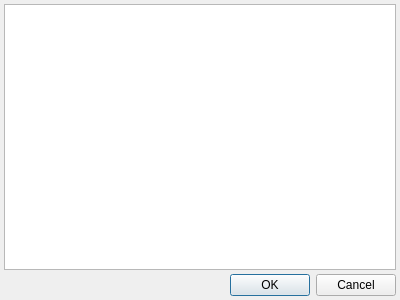
<?xml version="1.0" encoding="UTF-8"?>
<ui version="4.0">
 <class>CoAPOptionEditor</class>
 <widget class="QDialog" name="CoAPOptionEditor">
  <property name="geometry">
   <rect>
    <x>0</x>
    <y>0</y>
    <width>400</width>
    <height>300</height>
   </rect>
  </property>
  <property name="windowTitle">
   <string>Option Editor</string>
  </property>
  <layout class="QGridLayout" name="gridLayout">
   <property name="leftMargin">
    <number>4</number>
   </property>
   <property name="topMargin">
    <number>4</number>
   </property>
   <property name="rightMargin">
    <number>4</number>
   </property>
   <property name="bottomMargin">
    <number>4</number>
   </property>
   <property name="spacing">
    <number>4</number>
   </property>
   <item row="0" column="0">
    <widget class="QTableView" name="tableView"/>
   </item>
   <item row="1" column="0">
    <widget class="QDialogButtonBox" name="buttonBox">
     <property name="orientation">
      <enum>Qt::Orientation::Horizontal</enum>
     </property>
     <property name="standardButtons">
      <set>QDialogButtonBox::StandardButton::Cancel|QDialogButtonBox::StandardButton::Ok</set>
     </property>
    </widget>
   </item>
  </layout>
 </widget>
 <resources/>
 <connections>
  <connection>
   <sender>buttonBox</sender>
   <signal>accepted()</signal>
   <receiver>CoAPOptionEditor</receiver>
   <slot>accept()</slot>
   <hints>
    <hint type="sourcelabel">
     <x>248</x>
     <y>254</y>
    </hint>
    <hint type="destinationlabel">
     <x>157</x>
     <y>274</y>
    </hint>
   </hints>
  </connection>
  <connection>
   <sender>buttonBox</sender>
   <signal>rejected()</signal>
   <receiver>CoAPOptionEditor</receiver>
   <slot>reject()</slot>
   <hints>
    <hint type="sourcelabel">
     <x>316</x>
     <y>260</y>
    </hint>
    <hint type="destinationlabel">
     <x>286</x>
     <y>274</y>
    </hint>
   </hints>
  </connection>
 </connections>
</ui>
